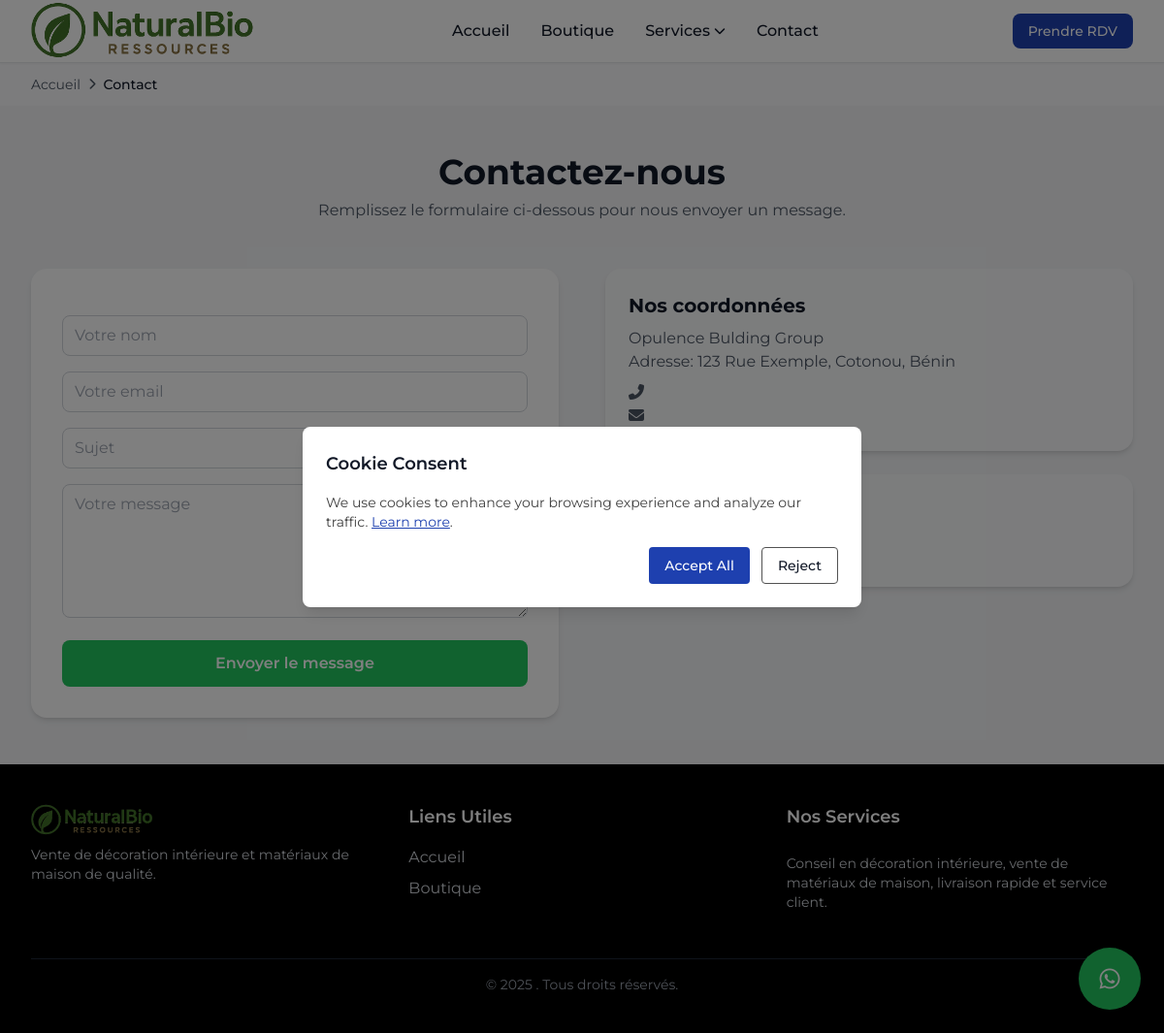
Page /contact/ on the earlier database version.
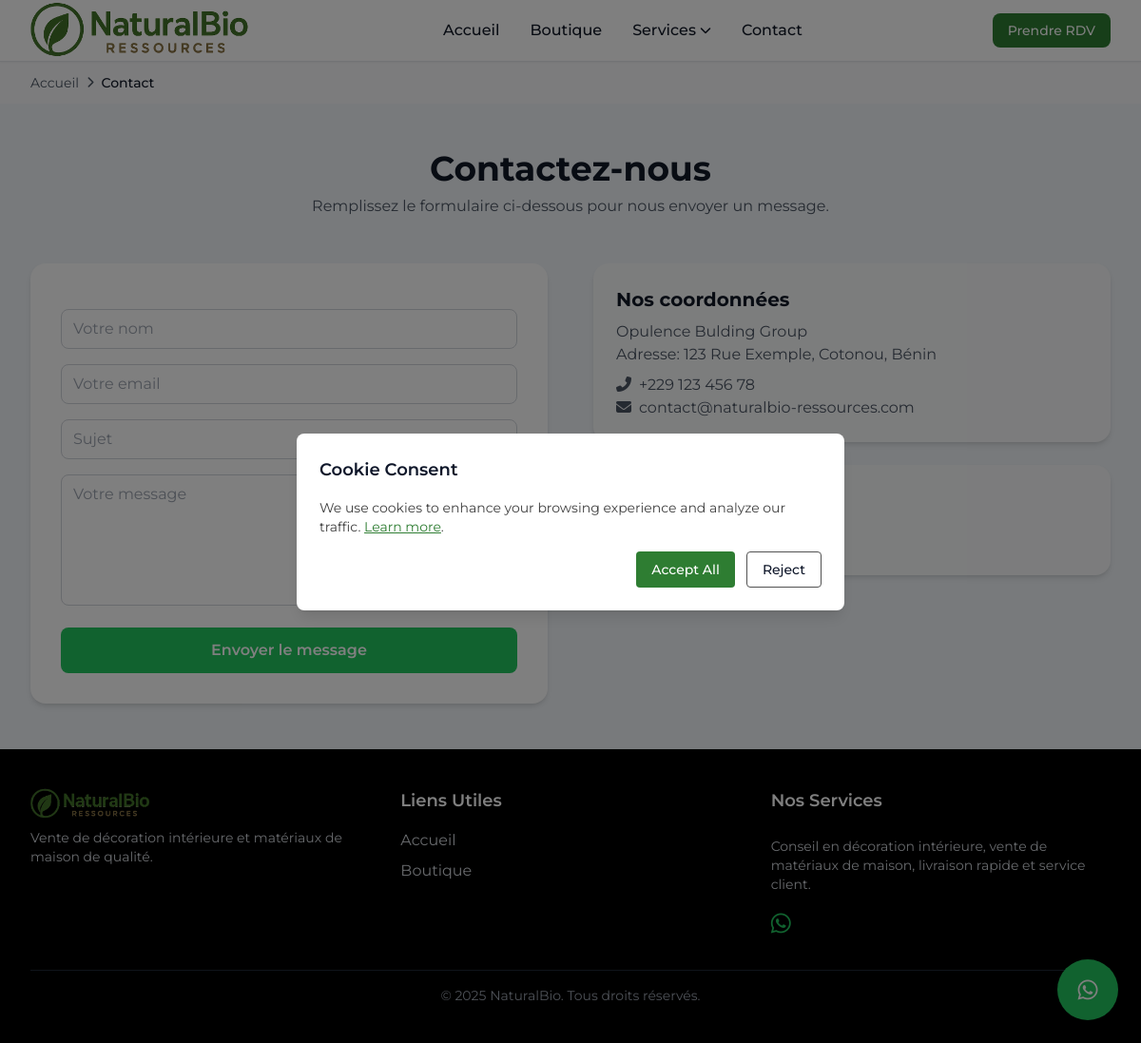
Same page on the later database version.
### core/models.py (models this page shows, shortened)
class SiteInfo(models.Model):
    site_name = models.CharField(max_length=255, default="NaturalBio")
    logo = models.ImageField(upload_to="site/logo/", null=True, blank=True)
    favicon = models.ImageField(upload_to="site/favicon/", null=True, blank=True)
    primary_color = models.CharField(max_length=7, default="#2E7D32")
    accent_color = models.CharField(max_length=7, default="#A5D6A7")
    neutral_light = models.CharField(max_length=7, default="#F1F5F9")
    neutral_dark = models.CharField(max_length=7, default="#0F172A")
    success_color = models.CharField(max_length=7, default="#16A34A")
    warning_color = models.CharField(max_length=7, default="#F59E0B")
    danger_color = models.CharField(max_length=7, default="#DC2626")
    email_primary = models.EmailField(default="contact@naturalbio.com")
    phone_primary = models.CharField(max_length=50, default="+229 123 456 78")
    phone_secondary = models.CharField(max_length=50, blank=True, null=True)
    payment_banner = models.ImageField(upload_to="site/banners/", null=True, blank=True)
    promo_banner = models.ImageField(upload_to="site/banners/", null=True, blank=True)
    promo_text = models.CharField(max_length=255, blank=True, null=True, help_text="Texte affiché dans la barre promo")
    footer_text = models.TextField(default="© 2025 NaturalBio. Tous droits réservés.")
    class Meta:
        verbose_name = "Site Information"
        verbose_name_plural = "Site Information"

### core/views.py (the view)
# urls.py: path('contact/', views.contact, name='contact'),
def contact(request):
    if request.method == 'POST':
        form = ContactForm(request.POST)
        if form.is_valid():
            form.save()
            messages.success(request, "Votre message a été envoyé avec succès !")
            return redirect('contact')
        else:
            messages.error(request, "Veuillez corriger les erreurs ci-dessous.")
    else:
        form = ContactForm()
    context = {
        'form': form
    }
    return render(request, 'core/contact.html',context)

### core/forms.py
class ContactForm(forms.ModelForm):
    class Meta:
        model = Contact
        fields = ['name', 'email', 'subject', 'message']
        widgets = {
            'name': forms.TextInput(attrs={'class': 'border border-gray-300 rounded-lg px-3 py-2 w-full', 'placeholder': 'Votre nom'}),
            'email': forms.EmailInput(attrs={'class': 'border border-gray-300 rounded-lg px-3 py-2 w-full', 'placeholder': 'Votre email'}),
            'subject': forms.TextInput(attrs={'class': 'border border-gray-300 rounded-lg px-3 py-2 w-full', 'placeholder': 'Sujet'}),
            'message': forms.Textarea(attrs={'class': 'border border-gray-300 rounded-lg px-3 py-2 w-full', 'placeholder': 'Votre message', 'rows': 5}),
        }

### core/context_processors.py (called while the page is built)
def site_info(request):
    site = SiteInfo.objects.first()  # On suppose un seul enregistrement
    return {
        'site_info': site
    }

def services_pro(request):
    services = Service.objects.all()
    return {
        'services':services
    }

### templates/core/contact.html (shortened to what this page needs)
{% extends 'base.html' %}
{% block breadcrumb %}
<div class="bg-gray-50">
    <div class="max-w-7xl mx-auto px-4 sm:px-6 lg:px-8 py-3">
        <nav class="flex items-center text-sm text-gray-600">
            <a href="/" class="hover:text-green-600 transition-colors">Accueil</a>
            <i class="fas fa-chevron-right mx-2 text-xs"></i>
            <span class="text-gray-900 font-medium">Contact</span>
        </nav>
    </div>
</div>
{% endblock %}
{% block content %}
<div class="max-w-7xl mx-auto px-4 sm:px-6 lg:px-8 py-12">
    <div class="text-center mb-12">
        <h1 class="text-3xl md:text-4xl font-bold text-gray-900 mb-2">Contactez-nous</h1>
        <p class="text-gray-600 max-w-2xl mx-auto">Remplissez le formulaire ci-dessous pour nous envoyer un message.</p>
    </div>
    <div class="grid grid-cols-1 md:grid-cols-2 gap-12">
        <div class="bg-white p-8 rounded-2xl shadow-md">
            <form method="POST" class="space-y-4">
                <div>
                    {{ form.name }}
                </div>
                <div>
                    {{ form.email }}
                </div>
                <div>
                    {{ form.subject }}
                </div>
                <div>
                    {{ form.message }}
                </div>
                <button type="submit" class="w-full bg-green-500 hover:bg-green-600 text-white py-3 rounded-lg font-semibold transition">
                    Envoyer le message
                </button>
            </form>
        </div>
        <div class="space-y-6">
            <div class="p-6 bg-gray-50 rounded-2xl shadow-md">
                <h2 class="text-xl font-bold text-gray-900 mb-2">Nos coordonnées</h2>
                <p class="text-gray-600">Opulence Bulding Group<br>Adresse: 123 Rue Exemple, Cotonou, Bénin</p>
                <p class="text-gray-600 mt-2"><i class="fas fa-phone-alt mr-2"></i>{{ site_info.phone_primary }}</p>
                <p class="text-gray-600"><i class="fas fa-envelope mr-2"></i>{{ site_info.email_primary }}</p>
            </div>
            <div class="p-6 bg-gray-50 rounded-2xl shadow-md">
                <h2 class="text-xl font-bold text-gray-900 mb-2">Nous suivre</h2>
                <div class="flex gap-4">
                    <a href="{{ site_info.facebook }}" target="_blank" class="text-blue-600 hover:text-blue-800"></a>
                    <a href="{{ site_info.instagram }}" target="_blank" class="text-pink-500 hover:text-pink-700"></a>
                    <a href="{{ site_info.linkedin }}" target="_blank" class="text-blue-700 hover:text-blue-900"></a>
                </div>
            </div>
        </div>
    </div>
</div>
{% endblock %}

### templates/inc/header.html (shortened to what this page needs)
{% load static %}
<header class="sticky top-0 z-50 bg-white shadow-sm border-b border-gray-200">
  <div class="max-w-7xl mx-auto px-4 sm:px-6 lg:px-8">
    <div class="flex items-center justify-between h-16">
      <div class="flex items-center h-full">
        <a href="/" class="h-full">
          {% if site_info.logo %}
            <img src="{{ site_info.logo.url }}" alt="Logo" class="h-full max-h-16 object-contain">
          {% else %}
            <img src="{% static 'img/logo.png' %}" alt="Opulence Logo" class="h-full max-h-16 object-contain">
          {% endif %}
        </a>
      </div>
      <nav class="hidden md:flex items-center space-x-8">
        <a href="/" class="text-gray-900 hover:text-blue-600 transition font-medium">Accueil</a>
        <a href="/shop/" class="text-gray-900 hover:text-blue-600 transition font-medium">Boutique</a>
        <div class="relative group">
          <button class="flex items-center space-x-1 text-gray-900 hover:text-blue-600 transition font-medium">
            <a href="/#service"><span>Services</span></a>
            <i class="fas fa-chevron-down text-xs"></i>
          </button>
        </div>
        <a href="/contact/" class="text-gray-900 hover:text-blue-600 transition font-medium">Contact</a>
      </nav>
      <div class="flex items-center space-x-4">
        <a href="https://calendly.com/houenoumarcel897/30min" target="_blank"
           class="bg-primary hover:bg-blue-700 text-white px-4 py-2 rounded-lg text-sm font-medium transition">
          Prendre RDV
        </a>
      </div>
    </div>
  </div>
</header>

### templates/inc/footer.html (shortened to what this page needs)
{% load static %}
<footer class="bg-black text-white">
  <div class="max-w-7xl mx-auto px-4 sm:px-6 lg:px-8 py-10 space-y-8">
    <div class="grid grid-cols-1 md:grid-cols-3 gap-8">
      <div class="flex flex-col items-center md:items-start space-y-2">
        {% if site_info.logo %}
          <img src="{{ site_info.logo.url }}" alt="{{ site_info.site_name }} Logo" class="w-32 h-auto">
        {% else %}
          <img src="{% static 'img/logo.png' %}" alt="Opulence Logo" class="w-32 h-auto">
        {% endif %}
        <p class="text-sm text-gray-300 text-center md:text-left">
          Vente de décoration intérieure et matériaux de maison de qualité.
        </p>
      </div>
      <div class="flex flex-col space-y-2 text-center md:text-left">
        <h3 class="font-semibold text-lg text-white mb-2">Liens Utiles</h3>
        <a href="/" class="text-gray-300 hover:text-blue-500 transition">Accueil</a>
        <a href="/shop" class="text-gray-300 hover:text-blue-500 transition">Boutique</a>
      </div>
      <div class="flex flex-col space-y-4 text-center md:text-left">
        <h3 class="font-semibold text-lg text-white mb-2">Nos Services</h3>
        <p class="text-gray-300 text-sm">
          Conseil en décoration intérieure, vente de matériaux de maison, livraison rapide et service client.
        </p>
        <div class="flex space-x-6 mt-2 justify-center md:justify-start">
          {% if site_info.phone_primary %}
            <a href="https://wa.me/{{ site_info.phone_primary }}" target="_blank" class="text-green-500 hover:text-green-400 text-2xl">
              <i class="fab fa-whatsapp"></i>
            </a>
          {% endif %}
        </div>
      </div>
    </div>
    <div class="border-t border-gray-800 mt-8 pt-4 text-center text-gray-400 text-sm">
      © {% now "Y" %} {{ site_info.site_name }}. Tous droits réservés.
    </div>
  </div>
</footer>

Differences in the rows shown:
added SiteInfo: logo (picture), phone_primary "+229 123 456 78", email_primary "contact@naturalbio-ressources.com", site_name "NaturalBio"
